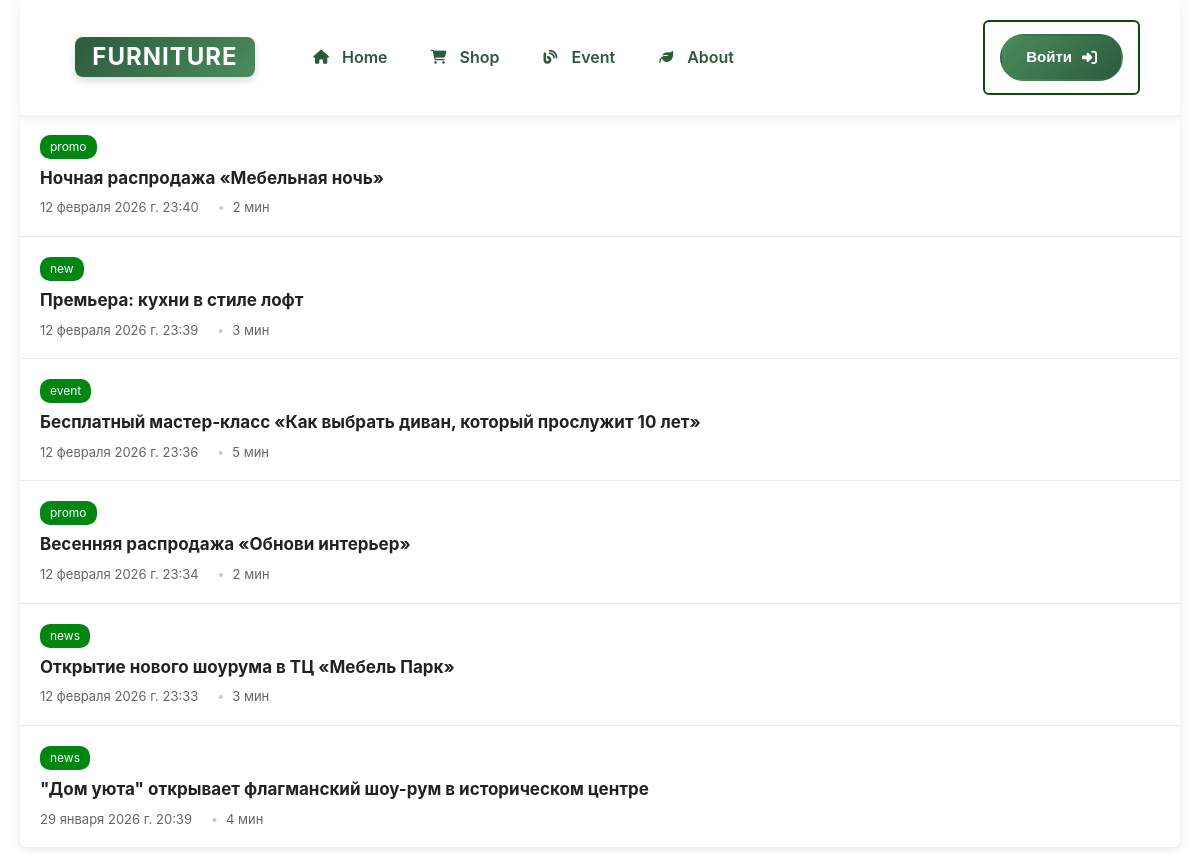
Screenshot of /event/ with the database file from the repository.
### event/models.py (models this page shows, shortened)
class News(models.Model):
    CATEGORY_CHOICES = [
        ('news', 'Новости компании'),
        ('promo', 'Акции и скидки'),
        ('event', 'Мероприятия'),
        ('tips', 'Советы по уходу'),
        ('new', 'Новинки'),
    ]
    title = models.CharField('Название', max_length=200)
    description = models.TextField('Описание')
    short_description = models.CharField('Краткое описание', max_length=300, blank=True)
    image = models.ImageField('Изображение', upload_to='news', blank=True)
    read_time = models.IntegerField('Время чтения (мин)', default=5)
    category = models.CharField('Категория', max_length=20, choices=CATEGORY_CHOICES, default='news')
    published_date = models.DateTimeField('Дата', auto_now_add=True)
    class Meta:
        ordering = ['-published_date']

### event/views.py (the view)
# urls.py: path('', views.news_list, name='news'),
def news_list(request):
    all_news = News.objects.all().order_by('-published_date')
    paginator = Paginator(all_news, 6)
    page = request.GET.get('page', 1)
    try:
        news = paginator.page(page)
    except PageNotAnInteger:
        news = paginator.page(1)
    except EmptyPage:
        news = paginator.page(paginator.num_pages)
    context = {'news': news, 'title': 'События'}
    return render(request, 'event/news_list.html', context)

### products/context_processors.py (called while the page is built)
def baskets(request):
    user = request.user
    return {'baskets': Basket.objects.filter(user=user) if user.is_authenticated else []}

### event/templates/event/news_list.html (shortened to what this page needs)
{% extends 'products/base.html' %}
{% load static %}
  {% block content %}
  <div class="news">
      {% for new in news %}
        <a href="{% url 'news-detail' new.id %}" class="item">
            <div class="tag">{{ new.category }}</div>
            <div class="title">{{ new.title }}</div>
            <div class="meta">
                <span>{{ new.published_date }}</span>
                <span>{{ new.read_time }} мин</span>
            </div>
        </a>
      {% endfor %}
    </div>
{% endblock %}

### products/static/css/style.css (style rules this page uses)
html { scroll-behavior: smooth }
* { margin: 0; padding: 0; box-sizing: border-box; }
body { font-family: 'Segoe UI', system-ui, -apple-system, sans-serif; background-color: #f8faf8; color: #1a3c34; line-height: 1.6; width: 100%; margin: 0; }
.title { font-size: 36px; font-weight: 700; color: #000000; margin-bottom: 15px; }
.news { max-width: 1400px; margin: 0 auto; background: white; border-radius: 6px; overflow: hidden; box-shadow: 0 2px 8px rgba(0, 0, 0, 0.1); }
.item { display: block; padding: 18px 20px; border-bottom: 1px solid #eaeaea; text-decoration: none; color: inherit; }
.item:last-child { border-bottom: none; }
.tag { display: inline-block; background: #008712; color: white; font-size: 12px; padding: 3px 10px; border-radius: 10px; margin-bottom: 8px; }
.title { font-size: 17px; font-weight: bold; color: #222; margin: 0 0 8px 0; line-height: 1.4; }
.meta { font-size: 13px; color: #666; }
.meta span { margin-right: 15px; }
.meta span::before { content: "•"; margin-right: 8px; color: #ccc; }
.meta span:first-child::before { content: none; }

### rows the page displays
News: category "promo", title "Ночная распродажа «Мебельная ночь»", published_date "12 февраля 2026 г. 23:40", read_time "2"
News: category "new", title "Премьера: кухни в стиле лофт", published_date "12 февраля 2026 г. 23:39", read_time "3"
News: category "event", title "Бесплатный мастер-класс «Как выбрать диван, который прослужит 10 лет»", published_date "12 февраля 2026 г. 23:36", read_time "5"
News: category "promo", title "Весенняя распродажа «Обнови интерьер»", published_date "12 февраля 2026 г. 23:34", read_time "2"
News: category "news", title "Открытие нового шоурума в ТЦ «Мебель Парк»", published_date "12 февраля 2026 г. 23:33", read_time "3"
News: category "news", title "\"Дом уюта\" открывает флагманский шоу-рум в историческом центре", published_date "29 января 2026 г. 20:39", read_time "4"
